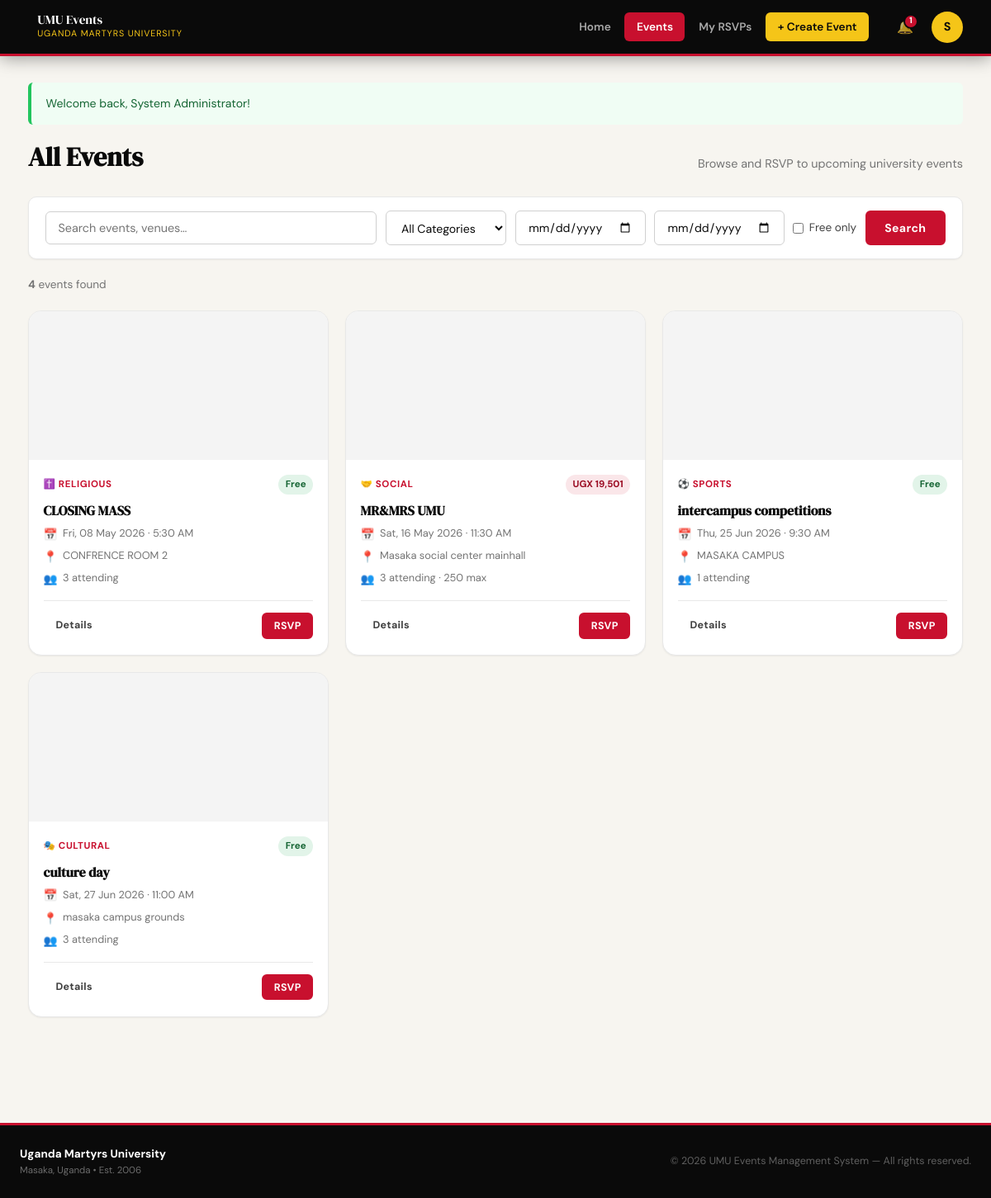
The app's page /events.php (signed in) with its own data.
### tables this page shows
CREATE TABLE IF NOT EXISTS `events` (
  `id` int NOT NULL AUTO_INCREMENT,
  `creator_id` int NOT NULL,
  `category_id` int NOT NULL,
  `title` varchar(200) NOT NULL,
  `description` text NOT NULL,
  `location` varchar(200) NOT NULL,
  `event_date` datetime NOT NULL,
  `is_free` tinyint(1) NOT NULL DEFAULT '1',
  `price` decimal(10,2) DEFAULT '0.00',
  `capacity` int DEFAULT NULL,
  `poster` varchar(255) DEFAULT NULL,
  `status` enum('pending','approved','rejected') NOT NULL DEFAULT 'pending',
  `rejection_reason` varchar(255) DEFAULT NULL,
  `created_at` timestamp NULL DEFAULT CURRENT_TIMESTAMP,
  PRIMARY KEY (`id`),
  KEY `creator_id` (`creator_id`),
  KEY `category_id` (`category_id`)
);

CREATE TABLE IF NOT EXISTS `categories` (
  `id` int NOT NULL AUTO_INCREMENT,
  `name` varchar(60) NOT NULL,
  `icon` varchar(10) NOT NULL DEFAULT 0xF09F8E89,
  PRIMARY KEY (`id`),
  UNIQUE KEY `name` (`name`)
);

### events.php (the view, shortened to what this page needs)
<?php
require_once 'includes/auth.php';
$db     = getDB();
$userId = currentUserId();
$search   = trim($_GET['search'] ?? '');
$dateFrom = trim($_GET['date_from'] ?? '');
$dateTo   = trim($_GET['date_to'] ?? '');
$freeOnly = isset($_GET['free']);
$where  = ["e.status = 'approved'", "e.event_date > NOW()"];
$params = []; $types = '';
$params[] = $userId; $types .= 'i';
$sql = "SELECT e.*, c.name AS cat_name, c.icon AS cat_icon,
               u.full_name AS creator_name,
               (SELECT COUNT(*) FROM rsvps WHERE event_id=e.id) AS rsvp_count,
               (SELECT COUNT(*) FROM rsvps WHERE event_id=e.id AND user_id=?) AS i_rsvpd
        FROM events e
        JOIN categories c ON c.id=e.category_id
        JOIN users u ON u.id=e.creator_id
        WHERE " . implode(' AND ', $where) . "
        ORDER BY e.event_date ASC";
$stmt = $db->prepare($sql);
if (!empty($types)) $stmt->bind_param($types, ...$params);
$stmt->execute();
$events = $stmt->get_result()->fetch_all(MYSQLI_ASSOC);
include 'includes/header.php';
?>
<div class="page-wrap">
<div class="page-hd">
    <h1 class="page-title">All Events</h1>
    <p class="page-sub">Browse and RSVP to upcoming university events</p>
</div>
<form method="GET" action="events.php" class="events-filter-bar">
    <div class="filter-search-wrap">
        <input type="text" name="search" placeholder="Search events, venues…"
               value="<?= clean($search) ?>" class="filter-search-input">
    </div>
    <select name="category" class="filter-select">
        <option value="">All Categories</option>
    </select>
    <input type="date" name="date_from" value="<?= clean($dateFrom) ?>" class="filter-date" title="From date">
    <input type="date" name="date_to"   value="<?= clean($dateTo) ?>"   class="filter-date" title="To date">
    <label class="filter-check">
        <input type="checkbox" name="free" <?= $freeOnly?'checked':'' ?>> Free only
    </label>
    <button type="submit" class="btn btn-primary">Search</button>
</form>
<p class="results-info">
    <strong><?= count($events) ?></strong> event<?= count($events)!=1?'s':'' ?> found
</p>
<?php if (empty($events)): ?>
<div class="empty-state">
    <div class="empty-icon">🔍</div>
    <h3>No events match your search</h3>
    <p>Try different keywords or remove some filters.</p>
    <a href="events.php" class="btn btn-primary">View All Events</a>
</div>
<?php else: ?>
<div class="events-grid">
    <?php foreach ($events as $ev): ?>
    <article class="event-card">
        <?php if ($ev['poster']): ?>
        <div class="event-poster" style="background-image:url('<?= UPLOAD_URL . clean($ev['poster']) ?>')"></div>
        <?php else: ?>
        <div class="event-poster event-poster-no-img">
            <span class="event-poster-icon"><?= $ev['cat_icon'] ?></span>
        </div>
        <?php endif; ?>
        <div class="event-card-body">
            <div class="event-meta-row">
                <span class="event-cat-badge"><?= $ev['cat_icon'] ?> <?= clean($ev['cat_name']) ?></span>
                <span class="event-price-badge <?= $ev['is_free']?'badge-free':'badge-paid' ?>">
                    <?= $ev['is_free'] ? 'Free' : 'UGX ' . number_format($ev['price']) ?>
                </span>
            </div>
            <h3 class="event-title">
                <a href="event_detail.php?id=<?= $ev['id'] ?>"><?= clean($ev['title']) ?></a>
            </h3>
            <div class="event-info-list">
                <div class="event-info-item"><span class="eii-icon">📅</span><?= date('D, d M Y · g:i A', strtotime($ev['event_date'])) ?></div>
                <div class="event-info-item"><span class="eii-icon">📍</span><?= clean($ev['location']) ?></div>
                <div class="event-info-item"><span class="eii-icon">👥</span>
                    <?= $ev['rsvp_count'] ?> attending<?= $ev['capacity'] ? ' · ' . $ev['capacity'] . ' max' : '' ?>
                </div>
            </div>
            <div class="event-card-footer">
                <a href="event_detail.php?id=<?= $ev['id'] ?>" class="btn btn-sm btn-ghost">Details</a>
                <?php if ($ev['i_rsvpd']): ?>
                    <span class="rsvp-confirmed">✓ RSVPd</span>
                <?php elseif (!$ev['capacity'] || $ev['rsvp_count'] < $ev['capacity']): ?>
                    <form method="POST">
                        <button type="submit" class="btn btn-sm btn-primary">RSVP</button>
                    </form>
                <?php else: ?>
                    <span class="badge-full">Full</span>
                <?php endif; ?>
            </div>
        </div>
    </article>
    <?php endforeach; ?>
</div>
<?php endif; ?>
</div>
<?php include 'includes/footer.php'; ?>

### records on screen
events: category.icon "✝️", category.name "RELIGIOUS", is_free "Free", title "CLOSING MASS", event_date "Fri, 08 May 2026 · 5:30 AM", location "CONFRENCE ROOM 2", rsvp_count "3"
events: category.icon "🤝", category.name "SOCIAL", price "19,501", title "MR&MRS UMU", event_date "Sat, 16 May 2026 · 11:30 AM", location "Masaka social center mainhall", rsvp_count "3", capacity "250"
events: category.icon "⚽", category.name "SPORTS", is_free "Free", title "intercampus competitions", event_date "Thu, 25 Jun 2026 · 9:30 AM", location "MASAKA CAMPUS", rsvp_count "1"
events: category.icon "🎭", category.name "CULTURAL", is_free "Free", title "culture day", event_date "Sat, 27 Jun 2026 · 11:00 AM", location "masaka campus grounds", rsvp_count "3"

### other values on screen
$unread "1"
substr(currentUserName(), 0, 1) "S"
$f['message'] "Welcome back, System Administrator!"
count($events) "4"
